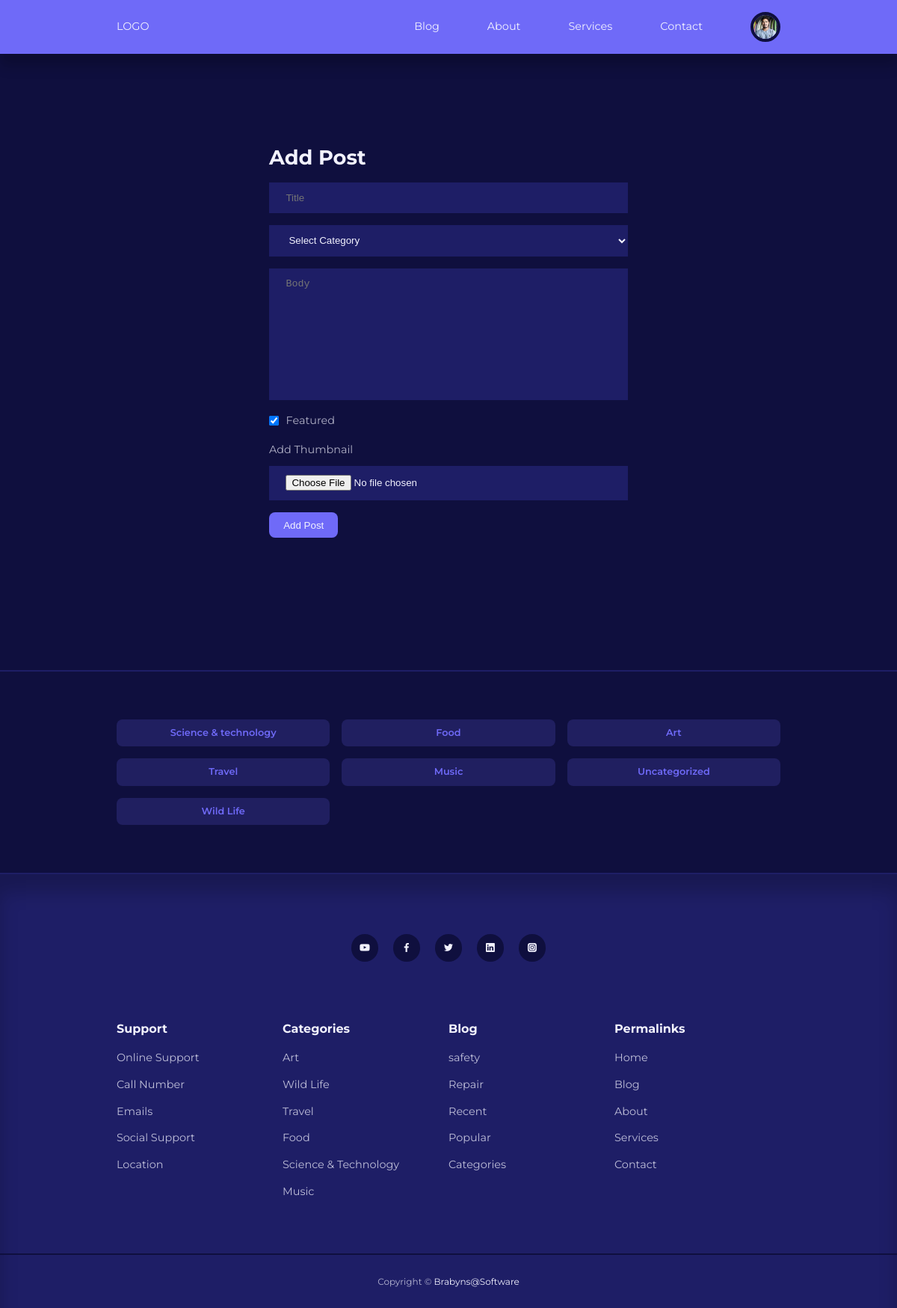
Screenshot of /Blog/admin/add-post.php (signed in) with the database file from the repository.
### tables this page shows
CREATE TABLE `users` (
  `id` int(11) UNSIGNED NOT NULL,
  `first_name` varchar(32) NOT NULL,
  `last_name` varchar(32) NOT NULL,
  `email` varchar(64) NOT NULL,
  `username` varchar(32) NOT NULL,
  `password` varchar(255) NOT NULL,
  `avatar` varchar(255) NOT NULL,
  `is_admin` varchar(32) NOT NULL
);

CREATE TABLE `categories` (
  `id` int(11) UNSIGNED NOT NULL,
  `title` varchar(50) NOT NULL,
  `description` text NOT NULL
);

### Blog/admin/includes/header.php (called while the page is built, shortened)
<?php
require '../includes/header.php';

### Blog/admin/add-post.php (the view, shortened to what this page needs)
<?php include 'includes/header.php';
$title = $_SESSION['add-post-data']['title'] ?? null;
$body = $_SESSION['add-post-data']['body'] ?? null;
?>
<section class="form__section">
    <div class="container form__section-container">
        <h2>Add Post</h2>
        <form action="<?= ROOT_URL ?>admin/add-post-logic.php" enctype="multipart/form-data" method="post">
            <input type="text" value="<?= $title ?>" name="title" placeholder="Title">
            <select name="category" id="">
                <option value="">Select Category</option>
            </select>
            <textarea name="body" id="" cols="30" rows="10" placeholder="Body"><?= $body ?></textarea>
              <?php  if(isset($_SESSION['user_is_admin'])) : ?>
              <div class="form__control inline">
                <input type="checkbox" name="is_featured" value="1" id="is_featured" checked>
                <label for="is_featured" >Featured</label>
            </div>
            <?php endif ?>
            <div class="form__control">
                <label for="thumbnail">Add Thumbnail</label>
                <input type="file" name="thumbnail" id="thumbnail">
            </div>
            <button type="submit" name="submit" class="btn">Add Post</button>
        </form>
    </div>
</section>
<?php include '../includes/footer.php';   ?>

### Blog/includes/header.php (shortened to what this page needs)
<?php
require 'config/database.php';
if(isset($_SESSION['user_id'])){
  $id = filter_var($_SESSION['user_id'], FILTER_SANITIZE_NUMBER_INT);
  $query = "SELECT * FROM users WHERE id = {$id}";
  $result = mysqli_query($connection, $query);
  $avatar = mysqli_fetch_assoc($result);
}
?>
<!DOCTYPE html>
<html lang="en">
<head>
    <link rel="stylesheet" href="<?= ROOT_URL?>css/style.css">
    <link rel="stylesheet" href="https://unicons.iconscout.com/release/v4.0.0/css/line.css">
</head>
<body>
    <nav>
        <div class="container nav__container">
            <a href="<?= ROOT_URL?>" class="nav__log">LOGO</a>
           <ul class="nav__items">
               <li><a href="<?= ROOT_URL?>blog.php">Blog</a></li>
               <li><a href="<?= ROOT_URL?>about.php">About</a></li>
               <li><a href="<?= ROOT_URL?>services.php">Services</a></li>
               <li><a href="<?= ROOT_URL?>contact.php">Contact</a></li>
               <?php if(isset($_SESSION['user_id'])) :  ?>
               <li class="nav__profile">
                   <div class="avatar">
                       <img src="<?= ROOT_URL . 'images/' .  $avatar['avatar'] ?>" alt="">
                   </div>
               </li>
                  <?php else : ?>
               <li><a href="<?= ROOT_URL?>signin.php">Signin</a></li>
              <?php endif ?>
           </ul>
        </div>
    </nav>

### Blog/includes/footer.php (shortened to what this page needs)
<?php
$fetch_category = "SELECT * FROM categories";
$result  = mysqli_query($connection, $fetch_category);
?>
<section class="category__buttons">
    <div class="container category__buttons-container">
       <?php while($category = mysqli_fetch_assoc($result)) : ?>
        <a href="<?= ROOT_URL ?>category-post.php?id=<?= $category['id'] ?>" class="category__button"><?= "{$category['title']}" ?></a>
 <?php endwhile ?>
    </div>
</section>
<footer>
    <div class="footer__socials">
        <a href="" target="_blank"><i class="uil uil-youtube"></i></a>
        <a href="" target="_blank"><i class="uil uil-facebook-f"></i></a>
        <a href="" target="_blank"><i class="uil uil-twitter"></i></a>
        <a href="" target="_blank"><i class="uil uil-linkedin"></i></a>
        <a href="" target="_blank"><i class="uil uil-instagram-alt"></i></a>
    </div>
    <div class="container footer__container">
        <article>
            <h4>Support</h4>
            <ul>
                <li><a href="">Online Support</a></li>
                <li><a href="">Call Number</a></li>
                <li><a href="">Emails</a></li>
                <li><a href="">Social Support</a></li>
                <li><a href="">Location</a></li>
            </ul>
        </article>
           <article>
            <h4>Categories</h4>
            <ul>
                <li><a href="">Art</a></li>
                <li><a href="">Wild Life</a></li>
                <li><a href="">Travel</a></li>
                <li><a href="">Food</a></li>
                <li><a href="">Science & Technology</a></li>
                <li><a href=""> Music</a></li>
            </ul>
        </article>
           <article>
            <h4>Blog</h4>
            <ul>
                <li><a href="">safety</a></li>
                <li><a href="">Repair</a></li>
                <li><a href="">Recent</a></li>
                <li><a href="">Popular</a></li>
                <li><a href="">Categories</a></li>
            </ul>
        </article>
               <article>
            <h4>Permalinks</h4>
            <ul>
                <li><a href="">Home</a></li>
                <li><a href="">Blog</a></li>
                <li><a href="">About</a></li>
                <li><a href="">Services</a></li>
                <li><a href="">Contact</a></li>
            </ul>
        </article>
    </div>
    <div class="footer__copyright">
        <small>Copyright &copy; <a href="mailto:burabuyabz@gmail.com" target="_blank">Brabyns@Software</a></small>
    </div>
</footer>
</body>
</html>

### Blog/css/style.css (style rules this page uses)
:root { --color-primary: #6f6af8; --color-primary-light: hsl(242, 91%, 69%, 18%); --color-primary-variant: #5854c7; --color-red: #da0f3f; --color-red-light: hsl(346, 87%, 46%, 15%); --color-green: #00c476; --color-green-light: hsl(156, 100%, 38%, 15%); --color-gray-900: #1e1e66; --color-gray-700: #2d2b7c; --color-gray-300: rgba(242, 242, 254, 0.3); --color-gray-200: rgba(242, 242, 254, 0.7); --color-white: #f2f2fe; --color-bg: #0f0f3e; --transition: all 300ms ease; --container-width-lg: 74%; --container-width-md: 88%; --form-width: 40%; --card-border-radius-1: 0.3rem; --card-border-radius-2: 0.5rem; --card-border-radius-3: 0.8rem; --card-border-radius-4: 2rem; --card-border-radius-5: 5rem; }
* { margin: 0; padding: 0; outline: 0; border: 0; list-style: none; text-decoration: none; box-sizing: border-box; }
body { font-family: montserrat, sans-serif; line-height: 1.6; color: var(--color-gray-200); overflow-x: hidden; background: var(--color-bg); font-size: 0.9rem; }
.container { width: var(--container-width-lg); max-width: 1800px; margin-inline: auto; }
section { margin-top: 3rem; width: 100vw; }
h1, h2, h3, h4, h5 { color: var(--color-white); line-height: 1.3; }
h2 { font-size: 1.7rem; margin: 1rem 0; }
h4 { font-size: 1rem; }
a { color: var(--color-white); transition: var(--transition); }
img { display: block; width: 100%; object-fit: cover; }
nav { background: var(--color-primary); width: 100vw; height: 4.5rem; position: fixed; top: 0; z-index: 10; box-shadow: 0 1rem 1rem rgba(0, 0, 0, 0.2); }
.nav__container { height: 100%; display: flex; align-items: center; justify-content: space-between; }
.avatar { width: 2.5rem; height: 2.5rem; border-radius: 50%; overflow: hidden; border: 0.3rem solid var(--color-bg); }
.nav__items { display: flex; align-items: center; gap: 4rem; }
.nav__profile { position: relative; cursor: pointer; }
.category__button { background: var(--color-primary-light); color: var(--color-primary); display: inline-block; padding: 0.5rem; border-radius: var(--card-border-radius-2); font-weight: 600; font-size: 0.8rem; text-align: center; }
.category__buttons { padding: 4rem 0; border-top: 2px solid var(--color-gray-900); border-bottom: 2px solid var(--color-gray-900); }
.category__buttons-container { width: fit-container; display: grid; grid-template-columns: repeat(3, 1fr); gap: 1rem; }
footer { background: var(--color-gray-900); padding: 5rem 0 0; box-shadow: inset 0 1.5rem 1.5rem rgba(0, 0, 0, 0.2); }
.footer__socials { margin-inline: auto; width: fit-content; margin-bottom: 5rem; display: flex; justify-content: space-between; align-items: center; gap:1.2rem }
.footer__socials a { background: var(--color-bg); border-radius: 50%; width: 2.3rem; height: 2.3rem; display: flex; align-items: center; justify-content: center; }
.footer__container { display: grid; grid-template-columns: repeat(4, 1fr); }
footer h4 { color: var(--color-white); margin-bottom: 0.6rem; }
footer ul li { padding: 0.4rem 0; }
footer ul a { opacity: 0.75; }
.footer__copyright { text-align: center; padding: 1.5rem 0; border-top: 2px solid var(--color-bg); margin-top: 4rem; }
.btn { display: inline; width: fit-content; padding: 0.6rem 1.2rem; background-color: var(--color-primary); border-radius: var(--card-border-radius-2); cursor: pointer; transition: var(--transition); color: var(--color-white); }
.form__section { display: grid; place-items: center; height: 100vh; }
.form__section-container { width: var(--form-width); }
form { display: flex; flex-direction: column; gap:1rem; }
.form__control { display: flex; flex-direction: column; gap: 0.6rem; }
.form__control.inline { flex-direction: row; align-items: center; }
input, textarea, select { padding: 0.8rem 1.4rem; background-color: var(--color-gray-900); border-radius: var(--color-border-2); resize: none; color: var(--color-white); }

### rows the page displays
users: avatar (picture)
categories: title "Science & technology"
categories: title "Food"
categories: title "Art"
categories: title "Travel"
categories: title "Music"
categories: title "Uncategorized"
categories: title "Wild Life"
